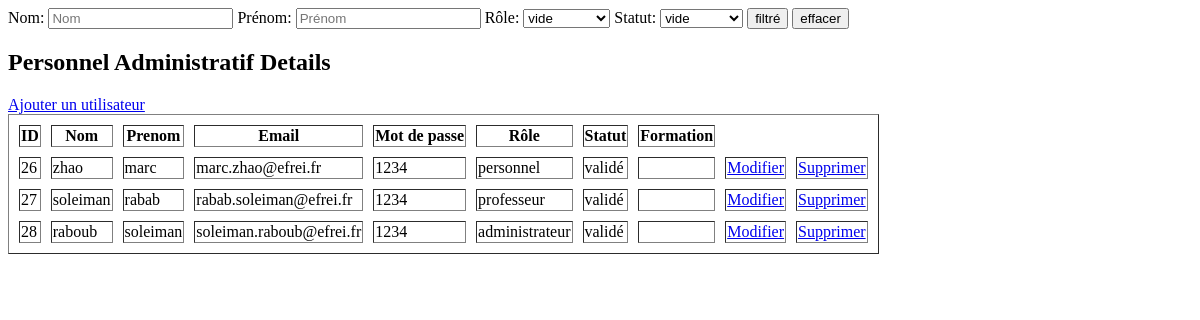
Page /PHP/Personnel/user/list_user.php on the earlier database version.
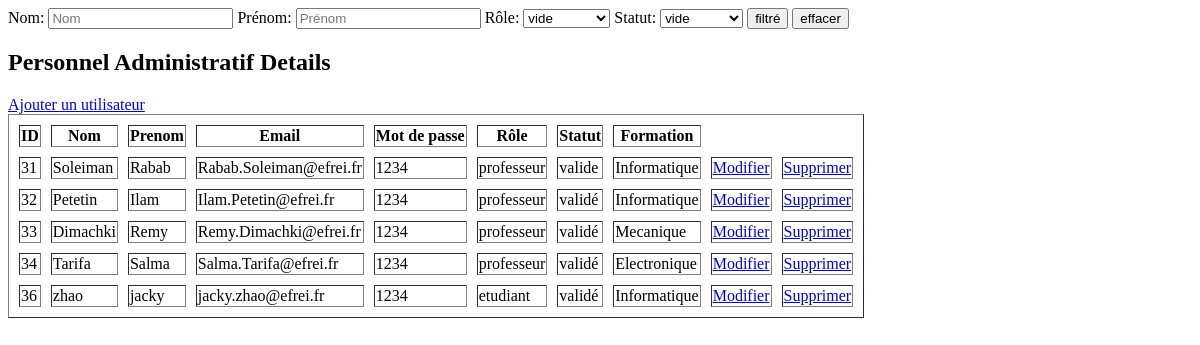
Same page on the later database version.
### tables this page shows
CREATE TABLE `user` (
  `ID` int(10) NOT NULL,
  `nom` varchar(50) NOT NULL,
  `prenom` varchar(50) NOT NULL,
  `email` varchar(50) NOT NULL,
  `password` varchar(50) NOT NULL,
  `role` varchar(20) NOT NULL,
  `statut` varchar(20) NOT NULL,
  `formation` varchar(50) NOT NULL
);

### PHP/Personnel/user/list_user.php (the view, shortened to what this page needs)
<?php
include ('../../dbConn.php');
?>
<!Doctype html>
<html>
<head>
</head>
<body>
<form action="#" method="get">
    <label for="nom">Nom:</label>
    <input type="text" name="nom" placeholder="Nom">
    <label for="prenom">Prénom:</label>
    <input type="text" name="prenom" placeholder="Prénom">
    <label for="role">Rôle:</label>
    <select id="" name="role" placeholder="Rôle">
        <option value="">vide</option>
    </select>
    <label for="statut">Statut:</label>
    <select id="" name="statut" placeholder="Statut">
        <option value="">vide</option>
    </select>
    <input type="submit" value="filtré" name="btnSend">
    <input type="reset" value="effacer">
</form>
    <h2>Personnel Administratif Details</h2>
    <?php
    if ($_SERVER['REQUEST_METHOD'] == 'GET') {
        $whereClause = "";
        $query = "SELECT * FROM user $whereClause";
        $results = mysqli_query($connection, $query);
    }
    echo '<a href="AdminPersonnel_register.php">Ajouter un utilisateur</a>';
    ?>
    <table border="1" cellspacing='10'>
        <tr>
            <th>ID</th>
            <th>Nom</th>
            <th>Prenom</th>
            <th>Email</th>
            <th>Mot de passe</th>
            <th>Rôle</th>
            <th>Statut</th>
            <th>Formation</th>
        </tr>
        <?php while($row = mysqli_fetch_assoc($results)){
            echo '<tr>';
            echo '<td>'. $row['ID'] . '</td>';
            echo '<td>'. $row['nom'] . '</td>';
            echo '<td>'. $row['prenom'] . '</td>';
            echo '<td>'. $row['email'] . '</td>';
            echo '<td>'. $row['password'] . '</td>';
            echo '<td>'. $row['role'] . '</td>';
            echo '<td>'. $row['statut'] . '</td>';
            echo '<td>'. $row['formation'] . '</td>';
            echo '<td><a href="editPage.php?ID=' . $row['ID'] . '">Modifier</a></td>';
            echo '<td><a href="deletePage.php?ID=' . $row['ID'] . '">Supprimer</a></td>';
            echo '</tr>';
        }
    ?>
    </table>
    </body>
    </html>

Differences in the rows shown:
removed user: ID "26", nom "zhao", prenom "marc", email "marc.zhao@efrei.fr", password "1234", role "personnel", statut "validé"
removed user: ID "27", nom "soleiman", prenom "rabab", email "rabab.soleiman@efrei.fr", password "1234", role "professeur", statut "validé"
removed user: ID "28", nom "raboub", prenom "soleiman", email "soleiman.raboub@efrei.fr", password "1234", role "administrateur", statut "validé"
added user: ID "31", nom "Soleiman", prenom "Rabab", email "Rabab.Soleiman@efrei.fr", password "1234", role "professeur", statut "valide", formation "Informatique"
added user: ID "32", nom "Petetin", prenom "Ilam", email "Ilam.Petetin@efrei.fr", password "1234", role "professeur", statut "validé", formation "Informatique"
added user: ID "33", nom "Dimachki", prenom "Remy", email "Remy.Dimachki@efrei.fr", password "1234", role "professeur", statut "validé", formation "Mecanique"
added user: ID "34", nom "Tarifa", prenom "Salma", email "Salma.Tarifa@efrei.fr", password "1234", role "professeur", statut "validé", formation "Electronique"
added user: ID "36", nom "zhao", prenom "jacky", email "jacky.zhao@efrei.fr", password "1234", role "etudiant", statut "validé", formation "Informatique"
